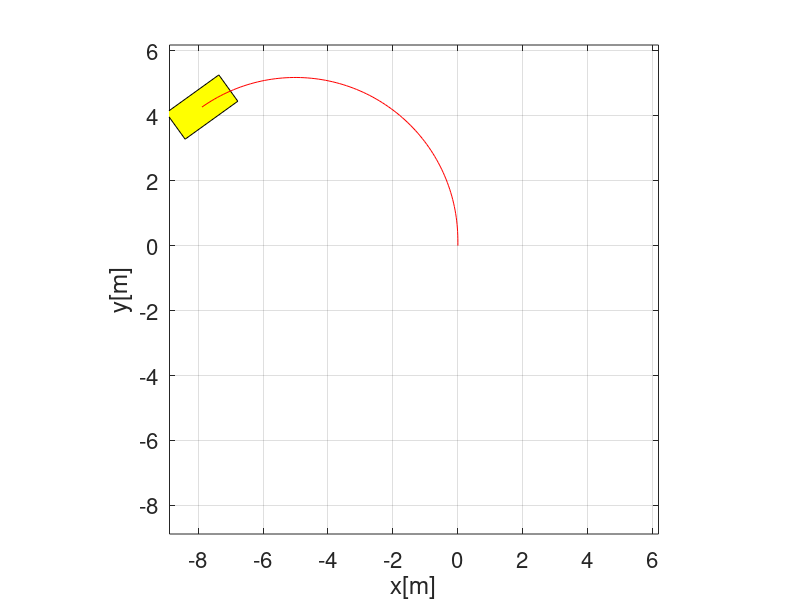
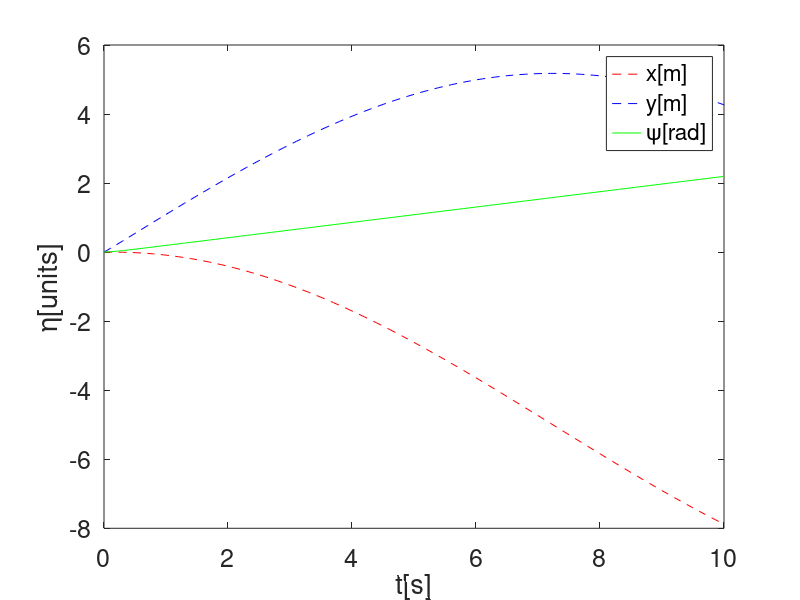

Reproduce these figures in MATLAB, in order.
% Kinematic simulation for the differential drive robot
clear all; clc; close all;
%% Simulation parameters (Euler's method)
dt = 0.1; % Sampling interval
ts = 10; % Sampling time
t = 0:dt:ts; % Time
%% Physical parameters of the robot and defining the model
w = 1; % Width of the robot from wheel to wheel
l = 2; % Length from axle to axle
box_v = [-w/2,-w/2,w/2,w/2,-w/2;
-l/2,l/2,l/2,-l/2,-l/2;];
%% Initial conditions
x0 = 0; % Initial generalized x coordinate
y0 = 0; % Initial generalized y coordinate
psi0 = 0; % Initial generalized orientation
% Setting the first elements of the positions as the initial conditions
x(:,1) = x0;
y(:,1) = y0;
psi(:,1) = psi0;
%% Initial input commands (subject to change)
v_left(:,1) = 1; % Initial speed of the left wheel
v_right(:,1) = 1; % Initial speed of the right wheel
avg_speed(:,1) = (v_left + v_right)/2;
%% Integration
for i = 1:length(t)-1
% Input commands (changing as requested by the question)
a_left = 0; % Acceleration of the left wheel
a_right = 0; % Acceleration of the right wheel
% For straight line motion (assuming acceleration is left as zero)
v_left(:,i+1) = v_left(:,i) + dt * a_left; % Speed of the left wheel
v_right(:,i+1) = v_right(:,i) + dt * a_right; % Speed of the right wheel
% Make v_right 10% above average
v_right(i) = 1.1 * avg_speed(1,i); % 10 percent above average
% Make v_left 10% above average
% v_left(i) = 1.1 * avg_speed(1,i); % 10 percent above average
avg_speed(:,i+1) = (v_left(i) + v_right(i))/2;
x(i) = x(1,i); % x co-ordinate of the vehicle
y(i) = y(1,i); % y co-ordinate of the vehicle
psi(i) = psi(1,i); % Orientation of the vehicle
% Time derivatives of generalized coordinates
x_dot(:,i) = -((v_right(i) + v_left(i))/2) * sin(psi(i));
y_dot(:,i) = ((v_right(i) + v_left(i))/2) * cos(psi(i));
psi_dot(:,i) = ((v_right(i) - v_left(i))) / w;
% Integration using Euler's method (approximation)
x(:,i+1) = x(:,i) + dt * x_dot(:,i);
y(:,i+1) = y(:,i) + dt * y_dot(:,i);
psi(:,i+1) = psi(:,i) + dt * psi_dot(:,i);
end
%% Plot of the robot's motion
for i = 1:length(t)
R_psi = [cos(psi(i)),-sin(psi(i));
sin(psi(i)),+cos(psi(i));];
veh_ani = R_psi * box_v;
fill(veh_ani(1,:)+x(i),veh_ani(2,:)+y(i),'y');
% Simulation plot
hold on
plot(x(1:i),y(1:i),'r-');
set(gca,'fontsize',16)
xlabel('x[m]');
ylabel('y[m]');
llim = min(min(x),min(y)) - 1;
ulim = max(max(x),max(y)) + 1;
axis([llim ulim llim ulim]);
axis square
grid on % Grid on for better visualisation
pause(dt) % Sampling interval
hold off
end
%% Integration plot
figure(2)
plot(t,x,'r--',t,y,'b--',t,psi,'g-')
legend('x[m]','y[m]','\psi[rad]');
set(gca,'fontsize',18)
xlabel('t[s]');
ylabel('\eta[units]');
